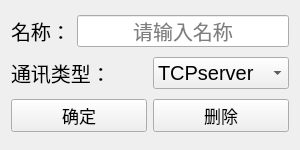
<?xml version="1.0" encoding="UTF-8"?>
<ui version="4.0">
 <class>CommunicationAdd</class>
 <widget class="QWidget" name="CommunicationAdd">
  <property name="geometry">
   <rect>
    <x>0</x>
    <y>0</y>
    <width>300</width>
    <height>150</height>
   </rect>
  </property>
  <property name="windowTitle">
   <string>添加通讯</string>
  </property>
  <property name="windowIcon">
   <iconset>
    <normaloff>myfile/images/signal.jpg</normaloff>myfile/images/signal.jpg</iconset>
  </property>
  <layout class="QGridLayout" name="gridLayout">
   <item row="2" column="0">
    <widget class="QPushButton" name="OK">
     <property name="font">
      <font>
       <pointsize>13</pointsize>
      </font>
     </property>
     <property name="text">
      <string>确定</string>
     </property>
     <property name="icon">
      <iconset>
       <normaloff>myfile/images/Mabe/arrow-right-circle.jpg</normaloff>myfile/images/Mabe/arrow-right-circle.jpg</iconset>
     </property>
     <property name="iconSize">
      <size>
       <width>32</width>
       <height>32</height>
      </size>
     </property>
    </widget>
   </item>
   <item row="2" column="1">
    <widget class="QPushButton" name="GG">
     <property name="font">
      <font>
       <pointsize>13</pointsize>
      </font>
     </property>
     <property name="text">
      <string>删除</string>
     </property>
     <property name="icon">
      <iconset>
       <normaloff>myfile/images/Mabe/cancel.jpg</normaloff>myfile/images/Mabe/cancel.jpg</iconset>
     </property>
     <property name="iconSize">
      <size>
       <width>32</width>
       <height>32</height>
      </size>
     </property>
    </widget>
   </item>
   <item row="0" column="0" colspan="2">
    <layout class="QHBoxLayout" name="horizontalLayout_2">
     <item>
      <widget class="QLabel" name="label_2">
       <property name="font">
        <font>
         <pointsize>15</pointsize>
        </font>
       </property>
       <property name="text">
        <string>名称：</string>
       </property>
      </widget>
     </item>
     <item>
      <widget class="QLineEdit" name="communicationName">
       <property name="font">
        <font>
         <pointsize>15</pointsize>
        </font>
       </property>
       <property name="text">
        <string/>
       </property>
       <property name="alignment">
        <set>Qt::AlignCenter</set>
       </property>
       <property name="placeholderText">
        <string>请输入名称</string>
       </property>
      </widget>
     </item>
    </layout>
   </item>
   <item row="1" column="0" colspan="2">
    <layout class="QHBoxLayout" name="horizontalLayout">
     <item>
      <widget class="QLabel" name="label">
       <property name="font">
        <font>
         <pointsize>15</pointsize>
        </font>
       </property>
       <property name="text">
        <string>通讯类型：</string>
       </property>
      </widget>
     </item>
     <item>
      <widget class="QComboBox" name="communicationtype">
       <property name="font">
        <font>
         <pointsize>15</pointsize>
        </font>
       </property>
       <item>
        <property name="text">
         <string>TCPserver</string>
        </property>
        <property name="icon">
         <iconset>
          <normaloff>myfile/images/Mabe/celluar.jpg</normaloff>myfile/images/Mabe/celluar.jpg</iconset>
        </property>
       </item>
       <item>
        <property name="text">
         <string>TCPclient</string>
        </property>
        <property name="icon">
         <iconset>
          <normaloff>myfile/images/Mabe/celluar.jpg</normaloff>myfile/images/Mabe/celluar.jpg</iconset>
        </property>
       </item>
       <item>
        <property name="text">
         <string>UDP</string>
        </property>
        <property name="icon">
         <iconset>
          <normaloff>myfile/images/Mabe/chat.jpg</normaloff>myfile/images/Mabe/chat.jpg</iconset>
        </property>
       </item>
      </widget>
     </item>
    </layout>
   </item>
  </layout>
 </widget>
 <layoutdefault spacing="6" margin="11"/>
 <resources/>
 <connections/>
</ui>
